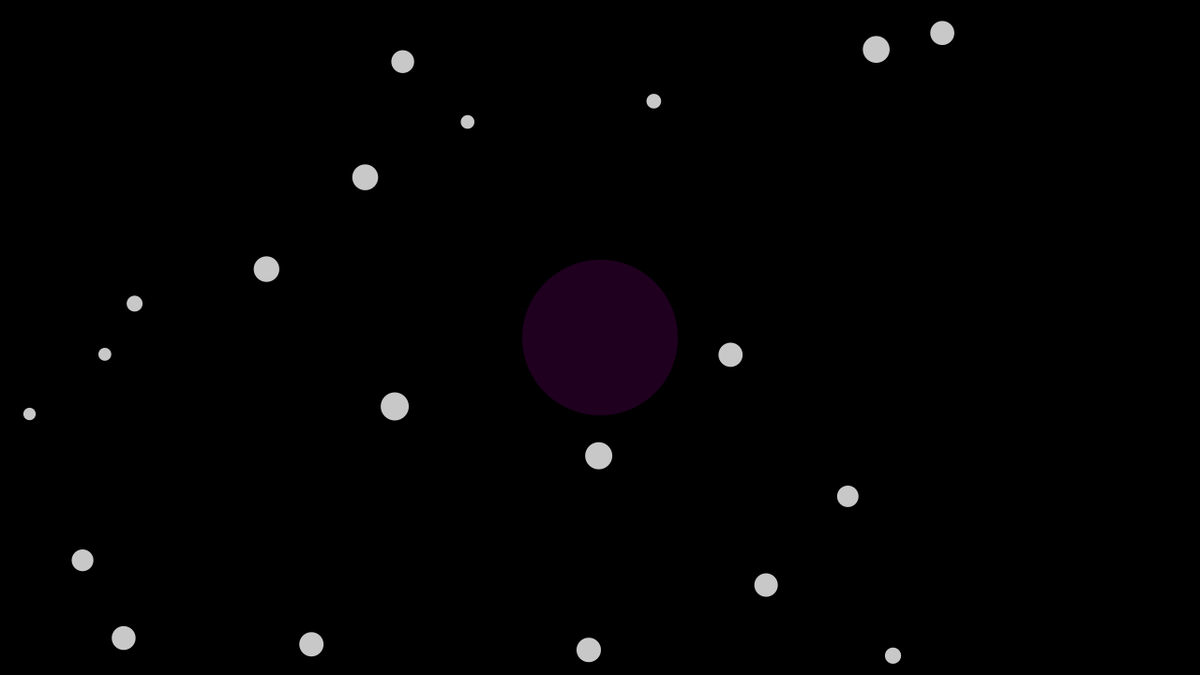
Frame 1 (no input)
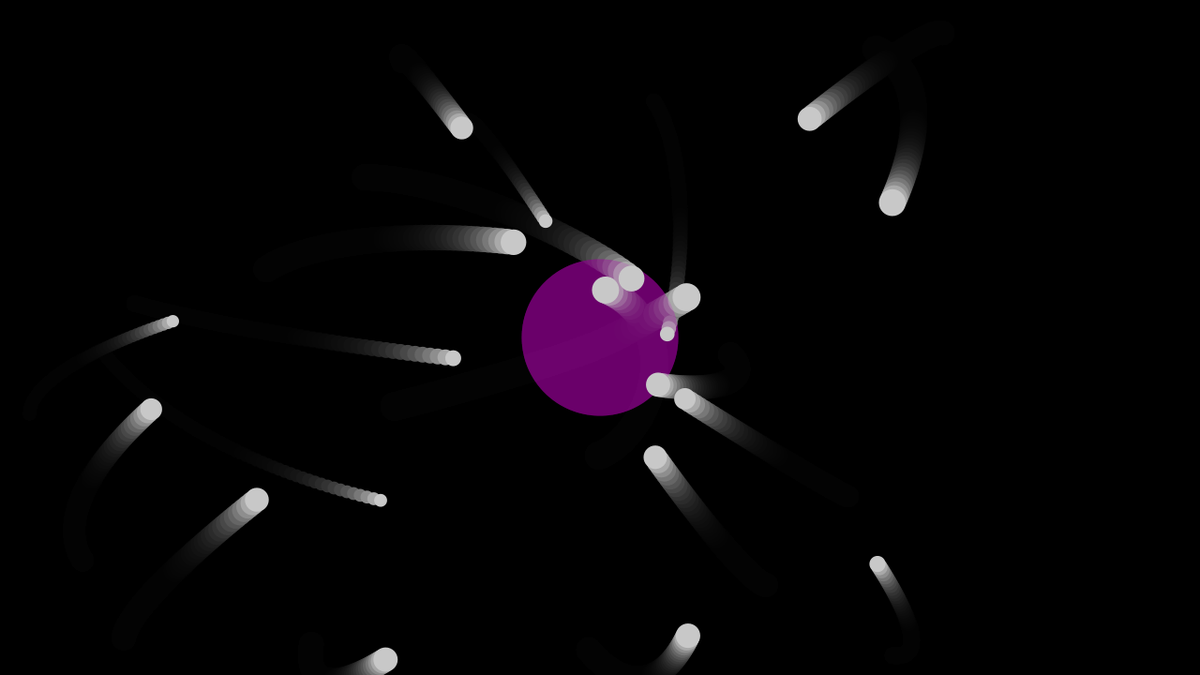
Frame 60 (the mouse pressed at the canvas centre just before this capture)
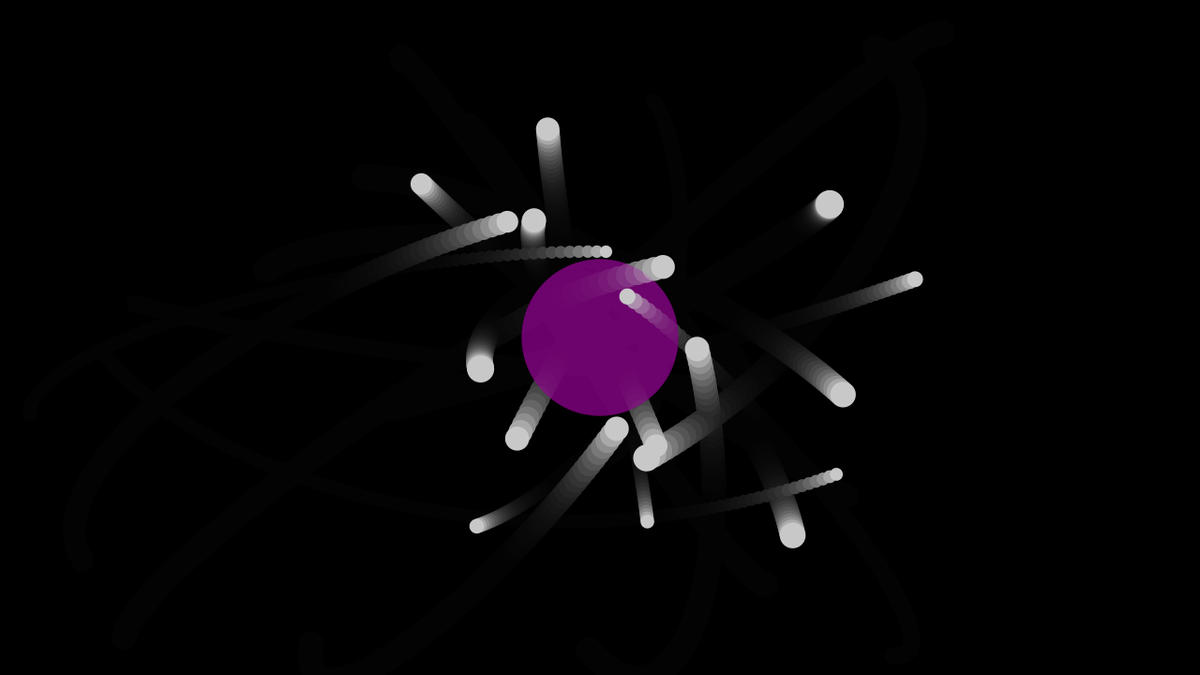
Frame 120 (the mouse held since frame 60 and released just before this capture)

The Processing sketch that drew these frames (run headless with seeded random() and noise(); from frame 60 on, the mouse is pressed at the canvas centre):

// Processing sketch: moving_balls_attractor
// ── moving_balls_attractor.pde
int N_AGENTS=20;
AgentMover[] movers;
int MASS_TO_PIXEL=10;
float mass_attractor;
PVector pos_attractor;
float radius_attractor;
float area;
void setup(){
  movers=new AgentMover[N_AGENTS];
  for(int i=0; i<N_AGENTS; i++){
     movers[i]=new AgentMover(random(5,30));
  }
  mass_attractor=random(800, 1200);
  pos_attractor = new PVector(width/2., height/2.);  
  radius_attractor = sqrt(mass_attractor/PI)*MASS_TO_PIXEL;
  
  size(1280, 720);
  background(0);  
}

PVector computeGravityForce(AgentMover mover){
  PVector attr_force=pos_attractor.copy();
  attr_force.sub(mover.position);
  float dist=attr_force.mag();
  dist=constrain(dist, dist_min,dist_max);
  attr_force.normalize(); 
  attr_force.mult(mover.mass*mass_attractor/(dist*dist));
  return attr_force;
}
    
void draw(){
  rectMode(CORNER);
  fill(0,40);
  rect(0,0,width, height);
  fill(200, 0, 200, 40);
  ellipse(pos_attractor.x, pos_attractor.y, 
          radius_attractor, radius_attractor);
          
  for (int i=0; i<movers.length;i++) {
    movers[i].applyForce(computeGravityForce(movers[i]));
    movers[i].update();
    movers[i].draw();
  }
  
}

// ── AgentMover.pde

float alpha=0.1;  
float dist_min=50;
float dist_max=100;
float vel_max=600;


class AgentMover{
  PVector position, velocity, acceleration;
  float mass, radius;
  float vibrato=0;
  float cutoff=0.5;
  AgentMover(float mass){
    this.position = new PVector(random(0, width), random(0, height));
    this.velocity = new PVector(random(-2, 2), random(-2, 2));
    this.acceleration = new PVector(random(2), random(2));
    this.mass=mass;
    this.radius=sqrt(this.mass/PI)*MASS_TO_PIXEL;    
  }
  void update(){    
    this.velocity.add(this.acceleration);
    this.velocity.limit(vel_max);
    this.position.add(this.velocity);
    this.acceleration.mult(0);
  }
  void computeEffect(float dist){
    float vibrato= constrain(this.position.x/width -0.5, -0.5, 0.5);
    this.vibrato=alpha* vibrato + (1-alpha)*this.vibrato;
    float cutoff=map(dist, dist_min, dist_max, 0, 1.);
    this.cutoff= alpha* cutoff +(1-alpha)*this.cutoff;
  }
  void applyForce(PVector force){    
    PVector f = force.copy();
    f.div(this.mass);
    this.acceleration.add(f);
    
  }
  void draw(){
    fill(200);
    noStroke();
    ellipse(this.position.x, this.position.y, this.radius, this.radius);    
  }
}
